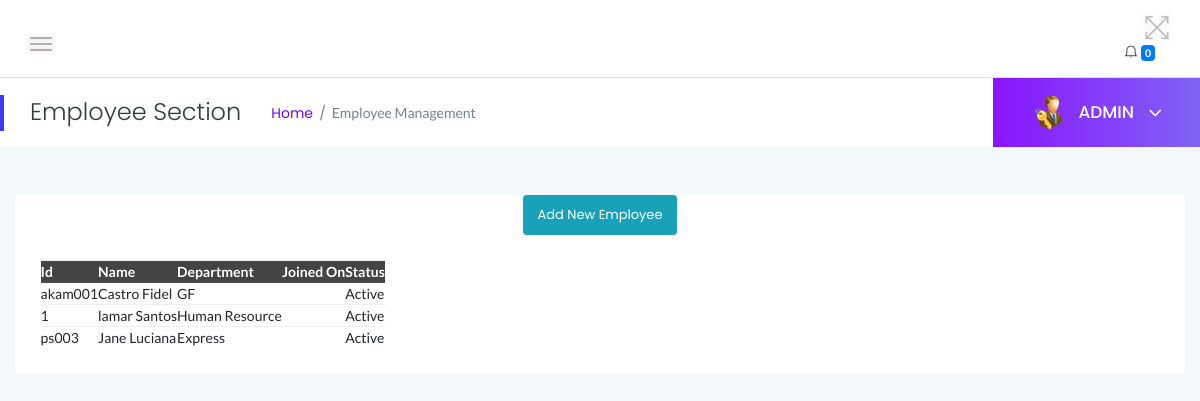
/myadmin/employees/ (signed in), run on the app's committed database.
### myadmin/models.py (models this page shows, shortened)
class Employee(models.Model):
    user = models.OneToOneField(User, on_delete=models.CASCADE, default=None)
    empcode = models.CharField(max_length=10, primary_key=True)
    firstName = models.CharField(max_length=100)
    lastName = models.CharField(max_length=100)
    email = models.EmailField()
    password = models.CharField(max_length=255)
    employee_type = models.CharField(
        max_length=10,
        choices=UN_CHOICES,
        default='Non-Union'
    )
    gender = models.CharField(
        max_length=10,
        choices=GENDER_CHOICES,
        default='Male'
    )
    dob = models.DateField(auto_now_add=True)
    department = models.ForeignKey(Department, on_delete=models.CASCADE)
    address = models.CharField(max_length=255, default="80100")
    city = models.CharField(max_length=100, default="Mombasa")
    country = models.CharField(max_length=100)
    mobileno = models.CharField(max_length=10)
    status = models.CharField(
        max_length=10,
        choices=EMP_CHOICES,
        default='Active'
    )
    CreationDate = models.DateField(auto_now_add=True)

class Department(models.Model):
    department_name = models.CharField(max_length=255)
    department_shortname = models.CharField(max_length=50)
    department_code = models.CharField(max_length=10)
    CreationDate = models.DateField(auto_now_add=True)
    def __str__(self):
        return self.department_name

### myadmin/views.py (the view)
# urls.py: path('employees/', views.employees, name='employees'),
@login_required
def employees(request):
    if not request.user.is_authenticated:
        return redirect('admin_login')  # Redirect to the appropriate URL
    msg = None
    if request.method == 'GET':
        if 'inid' in request.GET:
            id = request.GET.get('inid')
            status = "Inactive"
            employee = Employee.objects.get(id=id)
            employee.Status = status
            employee.save()
            return redirect('employees')
        if 'id' in request.GET:
            id = request.GET.get('id')
            status = "Active"
            employee = Employee.objects.get(id=id)
            employee.Status = status
            employee.save()
            return redirect('employees')
    employees = Employee.objects.all()
    context = {
        'employees': employees,
        'msg': msg
    }
    return render(request, 'admin/employees.html', context)

### myadmin/templates/admin/employees.html (shortened to what this page needs)
{% load static %}
<!Doctype html>
<html class="no-js" lang="en">
<head>
    <link rel="stylesheet" href="{% static 'css/bootstrap.min.css' %}">
    <link rel="stylesheet" href="{% static 'css/font-awesome.min.css' %}">
    <link rel="stylesheet" href="{% static 'css/themify-icons.css' %}">
    <link rel="stylesheet" href="{% static 'css/metisMenu.css' %}">
    <link rel="stylesheet" href="{% static 'css/owl.carousel.min.css' %}">
    <link rel="stylesheet" href="{% static 'css/slicknav.min.css' %}">
    <link rel="stylesheet" href="https://www.amcharts.com/lib/3/plugins/export/export.css" type="text/css" media="all" />
    <link rel="stylesheet" type="text/css" href="https://cdn.datatables.net/1.10.19/css/jquery.dataTables.css">
    <link rel="stylesheet" type="text/css" href="https://cdn.datatables.net/1.10.18/css/dataTables.bootstrap4.min.css">
    <link rel="stylesheet" type="text/css" href="https://cdn.datatables.net/responsive/2.2.3/css/responsive.bootstrap.min.css">
    <link rel="stylesheet" type="text/css" href="https://cdn.datatables.net/responsive/2.2.3/css/responsive.jqueryui.min.css">
    <link rel="stylesheet" href="{% static 'css/typography.css' %}">
    <link rel="stylesheet" href="{% static 'css/default-css.css' %}">
    <link rel="stylesheet" href="{% static 'css/styles.css' %}">
    <link rel="stylesheet" href="{% static 'css/responsive.css' %}">
</head>
<body>
<div class="page-container">
    <div class="main-content">
        <div class="header-area">
            <div class="row align-items-center">
                <div class="col-md-6 col-sm-8 clearfix">
                    <div class="nav-btn pull-left">
                        <span></span>
                        <span></span>
                        <span></span>
                    </div>
                </div>
                <div class="col-md-6 col-sm-4 clearfix">
                    <ul class="notification-area pull-right">
                        <li id="full-view"><i class="ti-fullscreen"></i></li>
                        {% include 'admin/admin-notification.html' %}
                    </ul>
                </div>
            </div>
        </div>
        <div class="page-title-area">
            <div class="row align-items-center">
                <div class="col-sm-6">
                    <div class="breadcrumbs-area clearfix">
                        <h4 class="page-title pull-left">Employee Section</h4>
                        <ul class="breadcrumbs pull-left">
                            <li><a href="{% url 'myadmin:dashboard' %}">Home</a></li>
                            <li><span>Employee Management</span></li>
                        </ul>
                    </div>
                </div>
                <div class="col-sm-6 clearfix">
                    <div class="user-profile pull-right">
                        <img class="avatar user-thumb" src="{% static 'images/admin.png' %}" alt="avatar">
                        <h4 class="user-name dropdown-toggle" data-toggle="dropdown">ADMIN <i class="fa fa-angle-down"></i></h4>
                    </div>
                </div>
            </div>
        </div>
        <div class="main-content-inner">
            <div class="row">
                <div class="col-12 mt-5">
                    <div class="card">
 <center><a href="{% url 'myadmin:add_employee' %}" class="btn btn-sm btn-info">Add New Employee</a></center>
                        <div class="card-body">
                            <div class="data-tables datatable-dark">
    <table>
        <thead>
            <tr>
                <th>Id</th>
                <th>Name</th>
                <th>Department</th>
                <th>Joined On</th>
                <th>Status</th>
            </tr>
        </thead>
        <tbody>
            {% for employee in employees %}
            <tr>
                <td>{{ employee.empcode }}</td>
                <td>{{ employee.firstName }} {{ employee.lastName }}</td>
                <td>{{ employee.department }}</td>
                <td>{{ employee.PostingDate }}</td>
                <td>{{ employee.status }}</td>
            </tr>
            {% endfor %}
        </tbody>
    </table>
                            </div>
  </div>
                    </div>
                </div>
            </div>
        </div>
                </div>
</body>
</html>

### data on the page
Employee: empcode "akam001", firstName "Castro", lastName "Fidel", department "GF", status "Active"
Employee: empcode "1", firstName "lamar", lastName "Santos", department "Human Resource", status "Active"
Employee: empcode "ps003", firstName "Jane", lastName "Luciana", department "Express", status "Active"

### other printed values
{{ notifications|length }} "0"
